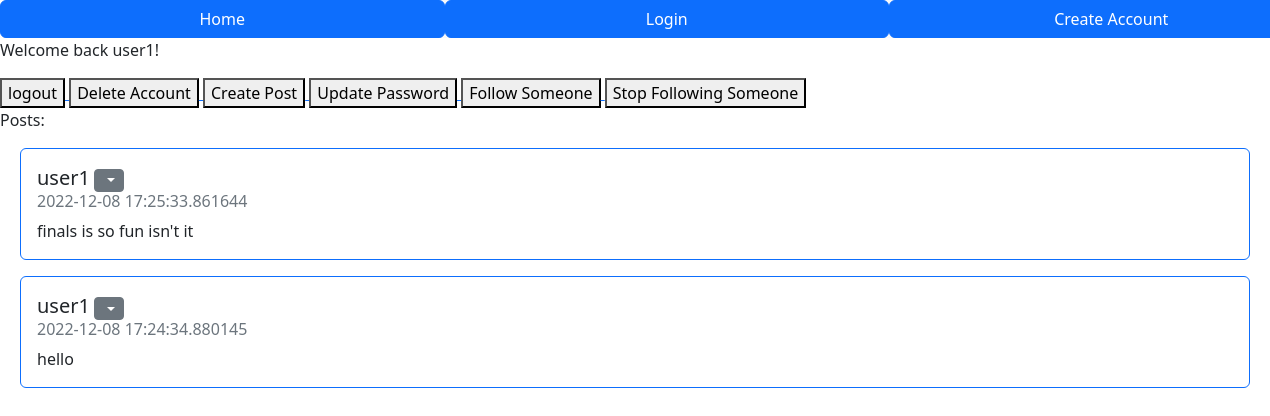
The app's page /homepage (signed in), older data.
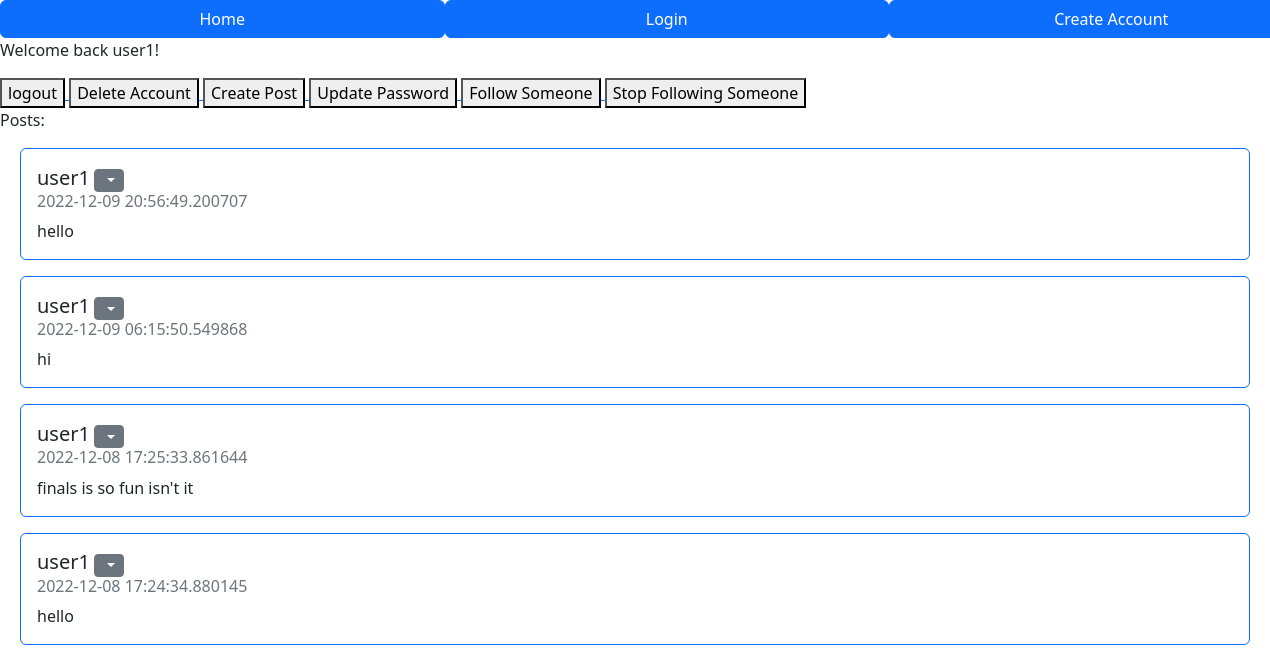
The same page, newer data.
### app/models.py (models this page shows, shortened)
class User(db.Model, UserMixin):
    id = db.Column(db.Integer, primary_key = True)
    username = db.Column(db.String, unique = True)
    password = db.Column(db.String(200))
    email = db.Column(db.String(32), unique = True)
    posts = db.relationship('Post', backref='user', passive_deletes=True)
    followed = db.relationship('User',
        secondary=followers,
        primaryjoin=(followers.c.follower_id == id),
        secondaryjoin=(followers.c.followed_id == id),
        backref=db.backref('followers', lazy='dynamic'), lazy='dynamic'
    )
    def followed_posts(self):
        return Post.query.join(followers, (followers.c.followed_id == Post.author_id)).filter(
            followers.c.follower_id == self.id).order_by(Post.timestamp.desc())

class Post(db.Model):
    id = db.Column(db.Integer, primary_key = True)
    text = db.Column(db.Text, nullable = False)
    image_name = db.Column(db.String(50))
    image = db.Column(db.LargeBinary)
    author_id = db.Column(db.Integer, db.ForeignKey('user.id', ondelete = "CASCADE"), nullable = False)
    author_str = db.Column(db.String)
    timestamp = db.Column(db.DateTime, index = True, default = datetime.utcnow)

### app/routes.py (the view)
@myapp_obj.route('/homepage', methods = ['POST', 'GET'])
@login_required
def homepage():
    posts = current_user.followed_posts()
    return render_template("homepage.html", username = current_user.username, posts = posts)

### app/models.py (called while the page is built)
@login.user_loader
def load_user(id):
    return User.query.get(int(id))

### app/templates/homepage.html (shortened to what this page needs)
{% extends "base.html" %}
{% block mycontent %}
<p>Welcome back {{username}}!</p>
<a href = "logout">
<button> logout </button>
</a>
<a href = "delete/{{current_user.id}}">
<button> Delete Account </button>
</a>
<a href = "create_post">
    <button>Create Post</button>
</a>
<a href = "update_password/{{current_user.id}}">
    <button>Update Password</button>
</a>
<a href = "add_following">
    <button>Follow Someone</button>
</a>
<a href = "remove_following">
    <button>Stop Following Someone</button>
</a>
<p>Posts:</p>
{% for post in posts %}
<div class = "card border-primary mb-3" style = "display:block; margin: 5px 20px 5px 20px">
  <div class = "card-body">
    <h5 class = "card-title" style = "display:inline">{{ post.author_str }}</h5> <div class = "btn-group col">
    <button
        type = "button"
        class = "btn btn-sm btn-secondary dropdown-toggle py-0 my-1"
        data-bs-toggle = "dropdown">
    </button>
    </div>
    <h6 class = "card-subtitle mb-2 text-muted">{{ post.timestamp }}</h6>
    <p class = "card-text">{{ post.text }}</p>
  </div>
</div>
{% endfor %}
{% endblock %}

### app/templates/base.html (shortened to what this page needs)
<!DOCTYPE HTML>
<html>
  <head>
    <link href="https://cdn.jsdelivr.net/npm/bootstrap@5.2.3/dist/css/bootstrap.min.css" rel="stylesheet"
>
  </head>
  <body>
    <div class="btn-group text-right bg-light" role = "group" aria-label = "Basic outlined example">
      <a href = "homepage">
      <button type="button" class="btn btn-primary">Home</button>
      </a>
      <a href = "login">
      <button type="button" class="btn btn-primary">Login</button>
      </a>
      <a href="create_account">
      <button type="button" class="btn btn-primary">Create Account</button>
      </a>
    </div>
    {% block mycontent %}{% endblock %}
  </body>
</html>

### app/templates/base.html (style rules this page uses)
.btn-primary { width: 35vw; }

Row changes from the older to the newer data that the page shows:
added Post: author_str "user1", timestamp "2022-12-09 20:56:49.200707", text "hello"
added Post: author_str "user1", timestamp "2022-12-09 06:15:50.549868", text "hi"
